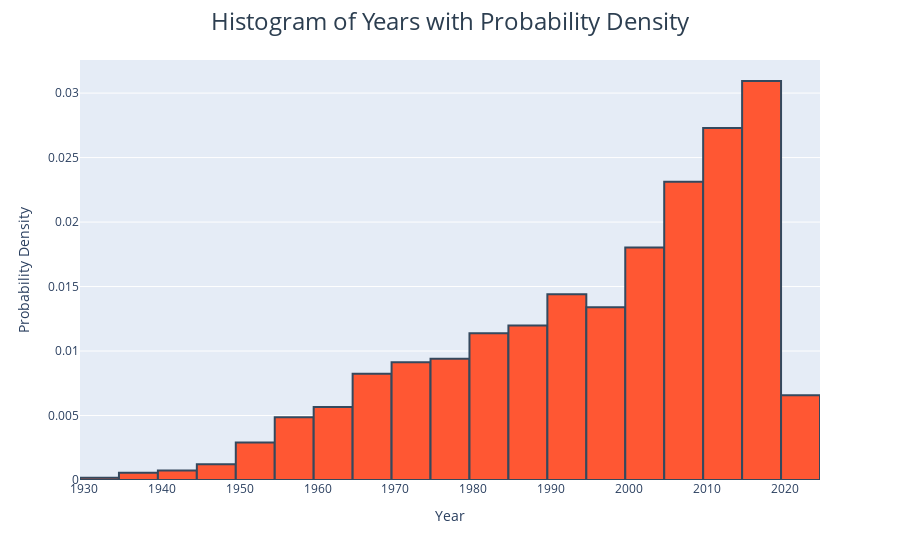

Notebook code for this chart:
### Markdown cell above
- Visualization part is done to show the relationship between the feature present in the dataset.
- In this project , we have used multiple charts to see the relations within components of data which involves in the result

### Code cell
import plotly.express as px  

# Create the histogram  
year = px.histogram(  
    data,  
    x='Year',  
    histnorm='probability density',  
    nbins=30,  
    color_discrete_sequence=['#FF5733']  # Set your desired color(s) here  
)  

# Customize the layout  
year.update_layout(  
    title='Histogram of Years with Probability Density',  
    title_x=0.5,  
    title_pad=dict(t=20),  
    title_font=dict(size=24, color='#2c3e50'),  # Change font size and color  
    xaxis_title='Year',  
    yaxis_title='Probability Density',  
     # Changed template for a different style  
)  

# customize the bars' appearance  
year.update_traces(marker=dict(line=dict(width=2, color='#34495e')))  # Add border color to bars  

# Show the updated histogram  
year.show()

### Figure 1 — Plotly figure (JSON) as saved in the notebook; plotly's stock layout.template omitted (floating-point values rounded to 4 significant figures; data arrays with more than 128 entries replaced by an {"elided": "..."} marker saying what was removed)
{"data": [{"alignmentgroup": "True", "bingroup": "x", "histnorm": "probability density", "hovertemplate": "Year=%{x}<br>probability density=%{y}<extra></extra>", "legendgroup": "", "marker": {"color": "#FF5733", "line": {"color": "#34495e", "width": 2}, "pattern": {"shape": ""}}, "name": "", "nbinsx": 30, "offsetgroup": "", "orientation": "v", "showlegend": false, "type": "histogram", "x": {"elided": "11979 int values"}, "xaxis": "x", "yaxis": "y"}], "layout": {"autosize": true, "barmode": "relative", "legend": {"tracegroupgap": 0}, "margin": {"t": 60}, "title": {"font": {"color": "#2c3e50", "size": 24}, "pad": {"t": 20}, "text": "Histogram of Years with Probability Density", "x": 0.5}, "xaxis": {"anchor": "y", "autorange": true, "domain": [0, 1], "range": [1930.0, 2024.0], "title": {"text": "Year"}, "type": "linear"}, "yaxis": {"anchor": "x", "autorange": true, "domain": [0, 1], "range": [0, 0.03257], "title": {"text": "Probability Density"}}}}
